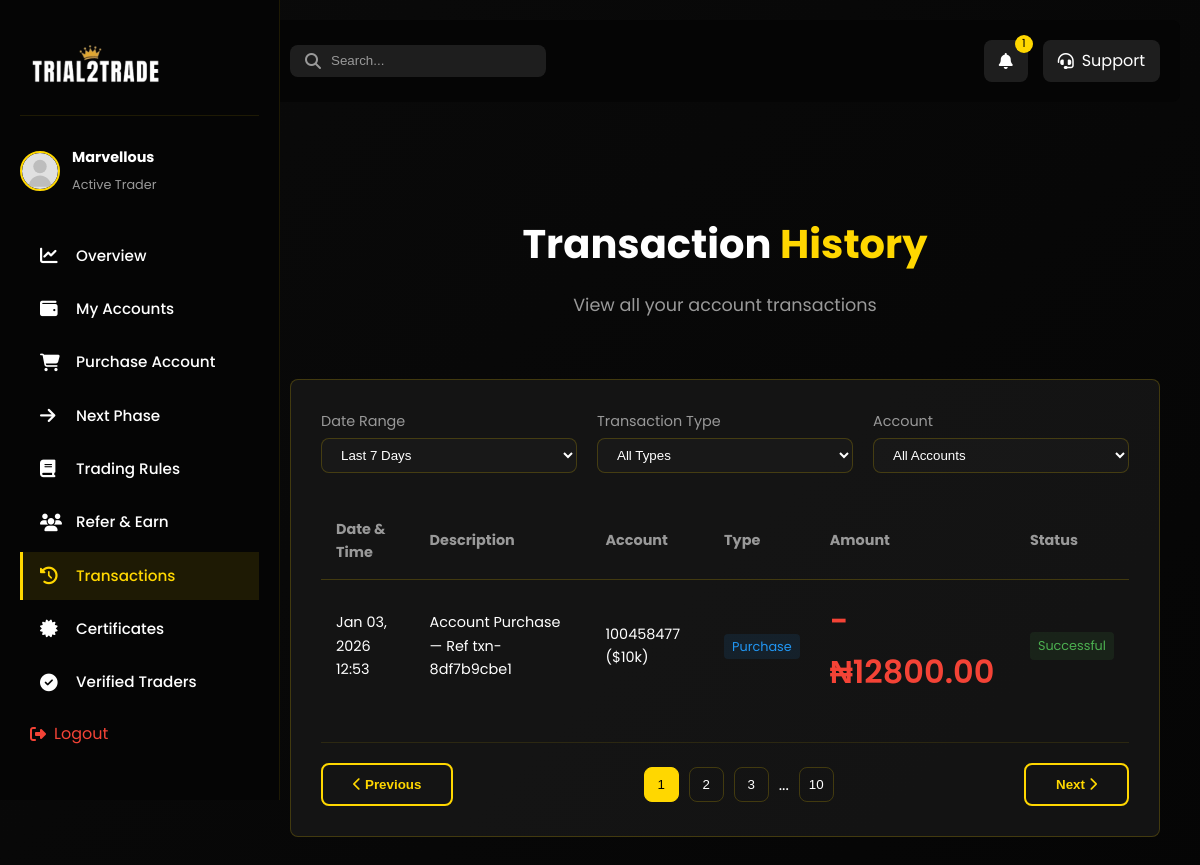
The app's page /dashboard-transactions/ (signed in), older data.
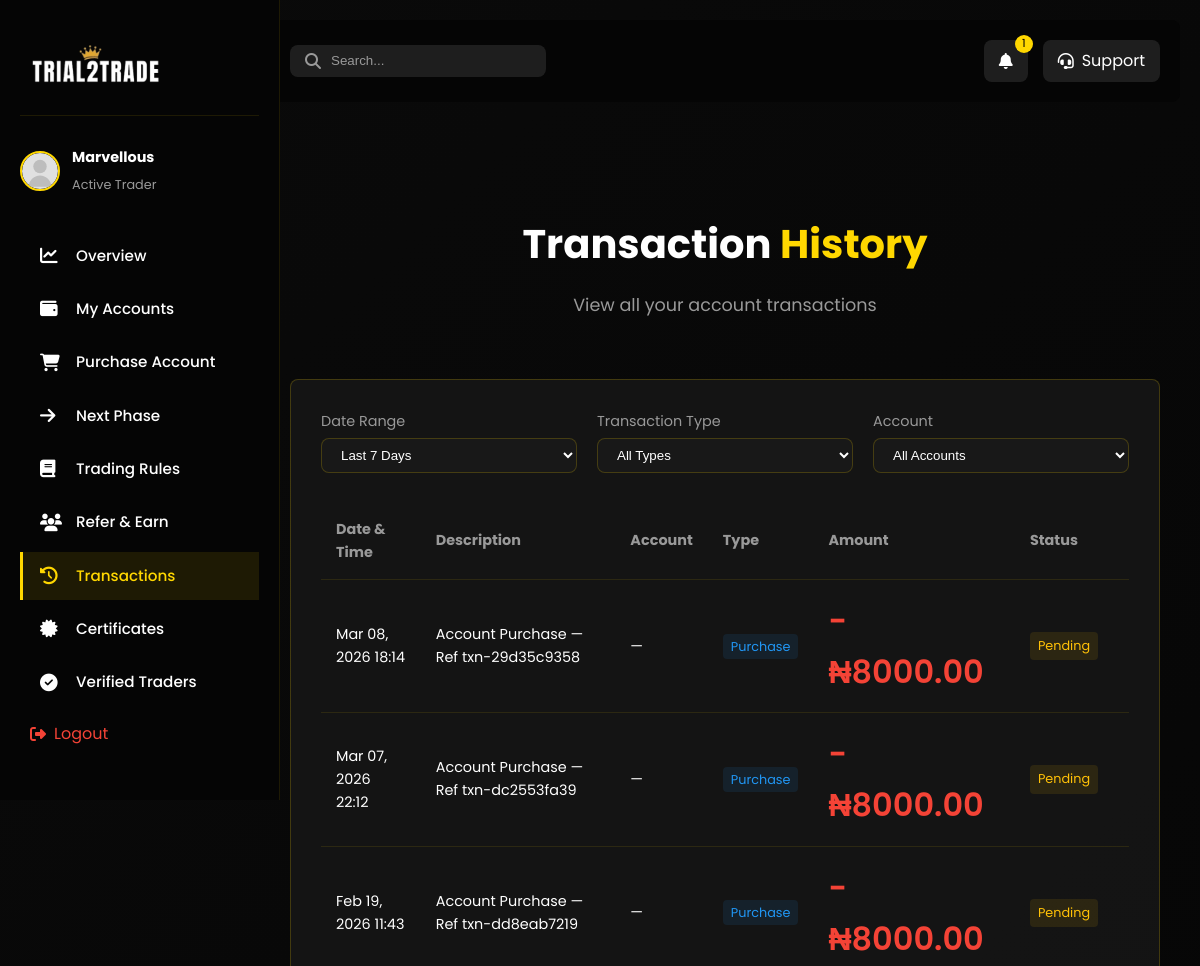
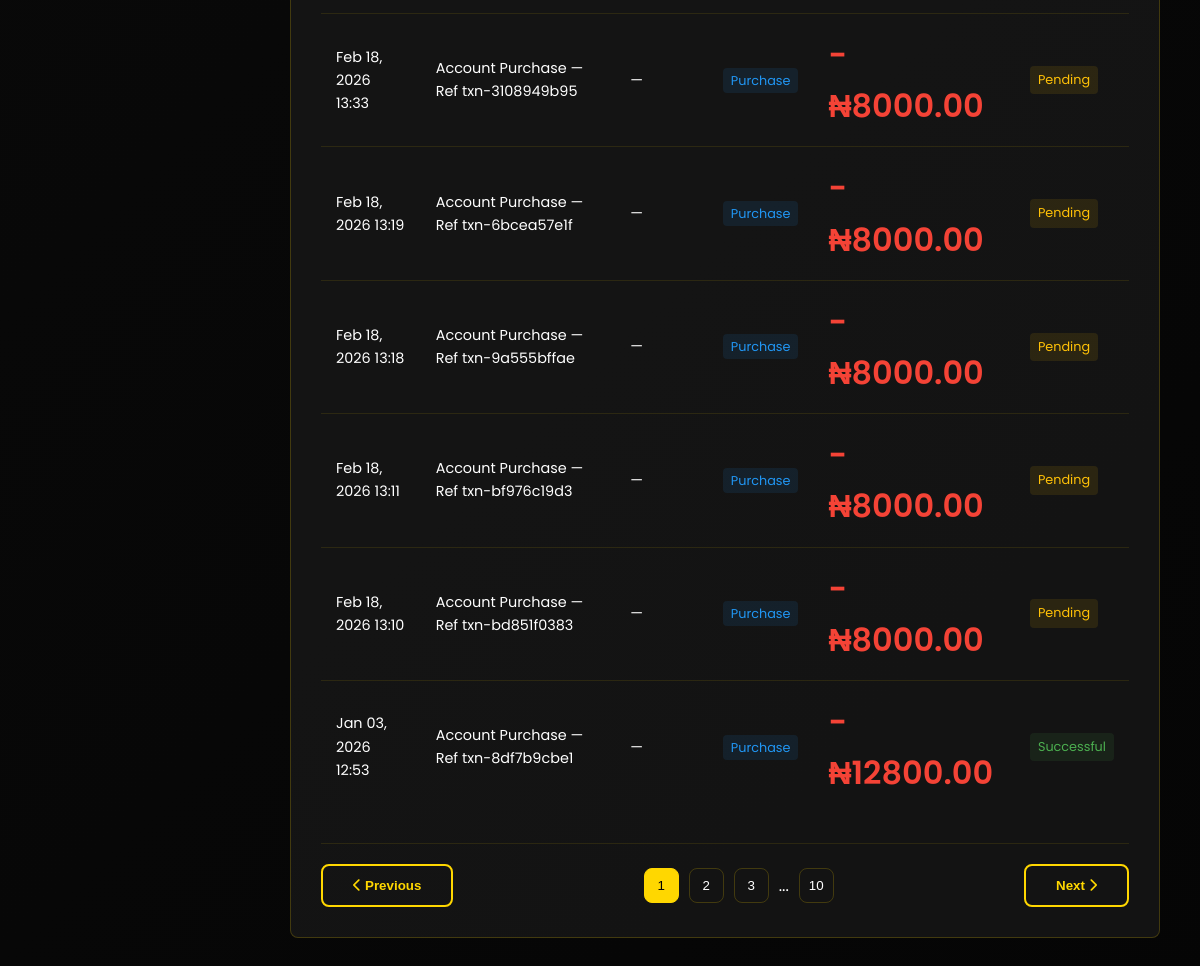
The same page, newer data (2 pictures, top to bottom).
### main/models.py (models this page shows, shortened)
class Purchase(models.Model):
    PAYMENT_STATUS_CHOICES = (
        ('pending', 'Pending'),
        ('successful', 'Successful'),
        ('failed', 'Failed'),
    )
    user = models.ForeignKey(CustomUser, on_delete=models.CASCADE, related_name='purchases')
    amount = models.DecimalField(max_digits=10, decimal_places=2)
    tx_ref = models.CharField(max_length=200, unique=True)
    verified = models.BooleanField(default=False)
    created_at = models.DateTimeField(auto_now_add=True)
    payment_status = models.CharField(max_length=20, choices=PAYMENT_STATUS_CHOICES, default='pending')
    flutterwave_reference = models.CharField(max_length=200, blank=True, null=True)
    account = models.OneToOneField(MT5Account, on_delete=models.SET_NULL, null=True, blank=True, related_name='purchase')

class MT5Account(models.Model):
    ACCOUNT_STATUS_CHOICES = (
        ('available', 'Available'),
        ('assigned', 'Assigned'),
        ('active', 'Active'),
        ('breached', 'Breached'),
        ('inactive', 'Inactive'),
    )
    ACCOUNT_SIZE_CHOICES = (
        ('$5k', '$5k'),
        ('$10k', '$10k'),
        ('$25k', '$25k'),
        ('$50k', '$50k'),
    )
    ACCOUNT_TYPE_CHOICES = (
        ('trial', 'Trial'),
        ('funded_phase_1', 'Funded Phase 1'),
        ('funded_phase_2', 'Funded Phase 2'),
        ('funded_live', 'Live Funded'),
    )
    user = models.ForeignKey(CustomUser, on_delete=models.SET_NULL, null=True, blank=True, related_name='mt5_accounts')
    account_size = models.CharField(max_length=10, choices=ACCOUNT_SIZE_CHOICES, default='$5k')
    login = models.CharField(max_length=100, unique=True)
    password = models.CharField(max_length=200)
    server = models.CharField(max_length=200, blank=True)
    assigned = models.BooleanField(default=False)
    status = models.CharField(max_length=50, choices=ACCOUNT_STATUS_CHOICES, default='available')
    account_type = models.CharField(max_length=20, choices=ACCOUNT_TYPE_CHOICES, default='trial')
    balance = models.DecimalField(max_digits=15, decimal_places=2, null=True, blank=True)
    equity = models.DecimalField(max_digits=15, decimal_places=2, null=True, blank=True)
    profit = models.DecimalField(max_digits=15, decimal_places=2, null=True, blank=True)
    drawdown = models.DecimalField(max_digits=10, decimal_places=2, null=True, blank=True)
    initial_balance = models.DecimalField(max_digits=15, decimal_places=2, null=True, blank=True)
    last_updated = models.DateTimeField(null=True, blank=True)
    daily_max_drawdown = models.DecimalField(max_digits=10, decimal_places=2, null=True, blank=True)
    equity_open_day = models.DecimalField(max_digits=15, decimal_places=2, null=True, blank=True)
    equity_open_day_date = models.DateField(null=True, blank=True)
    assigned_date = models.DateTimeField(null=True, blank=True)
    breach_reason = models.TextField(blank=True, null=True)
    trading_days = models.IntegerField(default=0)

### main/views.py (the view)
# urls.py: path('dashboard-transactions/', views.dashboard_transactions, name='dashboard_transactions'),
@login_required(login_url='/login_user')
def dashboard_transactions(request):
    purchases = Purchase.objects.filter(user=request.user).order_by('-created_at')
    return render(request, 'main/dashboard-transactions.html', {'purchases': purchases, 'global_alert': get_active_global_alert()})

### main/context_processors.py (called while the page is built)
def active_discount_code(request):
    active_code = DiscountCode.objects.filter(is_active=True).order_by('-created_at').first()
    return {'active_discount_code': active_code}

def announcement_count(request):
    count = Announcement.objects.filter(is_published=True).count()
    return {'announcement_count': count}

### main/views.py (called while the page is built)
def get_active_global_alert():
    try:
        from .models import GlobalAlert
        return GlobalAlert.objects.filter(is_active=True).order_by('-created_at').first()
    except Exception:
        return None

### main/templates/main/dashboard-transactions.html (shortened to what the changed rows need)
{% load static %}
<!DOCTYPE html>
<html lang="en">
<head>
    <link rel="stylesheet" href="{% static 'css/style.css' %}">
    <link rel="stylesheet" href="{% static 'css/dashboard.css' %}">
    <link rel="stylesheet" href="{% static 'css/dashboard-nav.css' %}">
    <link rel="stylesheet" href="https://cdnjs.cloudflare.com/ajax/libs/font-awesome/6.4.0/css/all.min.css">
    <link rel="stylesheet" href="{% static 'css/mobile-nav.css' %}">
</head>
<body>
    <main class="dashboard-content">
        <section class="dashboard-section active">
            <div class="section-header">
                <h2>Transaction <span class="highlight">History</span></h2>
            </div>
            <div class="transactions-container">
                <div class="transactions-table">
                    <table>
                        <thead>
                            <tr>
                                <th>Date & Time</th>
                                <th>Description</th>
                                <th>Account</th>
                                <th>Type</th>
                                <th>Amount</th>
                                <th>Status</th>
                            </tr>
                        </thead>
                        <tbody>
                            {% if purchases %}
                            {% for p in purchases %}
                            <tr>
                                <td>{{ p.created_at|date:"M d, Y H:i" }}</td>
                                <td>Account Purchase{% if p.tx_ref %} — Ref {{ p.tx_ref }}{% endif %}</td>
                                <td>
                                    {% if p.account %}
                                        {{ p.account.login }} ({{ p.account.account_size }})
                                    {% else %}
                                        —
                                    {% endif %}
                                </td>
                                <td><span class="transaction-type purchase">Purchase</span></td>
                                <td class="amount negative">-₦{{ p.amount|floatformat:2 }}</td>
                                <td>
                                    <span class="status {% if p.payment_status == 'successful' %}completed{% elif p.payment_status == 'pending' %}pending{% elif p.payment_status == 'failed' %}danger{% else %}pending{% endif %}">{{ p.payment_status|title }}</span>
                                </td>
                            </tr>
                            {% endfor %}
                            {% else %}
                            <tr>
                                <td colspan="6" style="text-align:center;">No transactions yet.</td>
                            </tr>
                            {% endif %}
                        </tbody>
                    </table>
                </div>
            </div>
        </section>
    </main>
</body>
</html>

Row changes from the older to the newer data that the page shows:
added Purchase: created_at "Mar 08, 2026 18:14", tx_ref "txn-29d35c9358", amount "8000.00", payment_status "Pending"
added Purchase: created_at "Mar 07, 2026 22:12", tx_ref "txn-dc2553fa39", amount "8000.00", payment_status "Pending"
added Purchase: created_at "Feb 19, 2026 11:43", tx_ref "txn-dd8eab7219", amount "8000.00", payment_status "Pending"
added Purchase: created_at "Feb 18, 2026 13:33", tx_ref "txn-3108949b95", amount "8000.00", payment_status "Pending"
added Purchase: created_at "Feb 18, 2026 13:19", tx_ref "txn-6bcea57e1f", amount "8000.00", payment_status "Pending"
added Purchase: created_at "Feb 18, 2026 13:18", tx_ref "txn-9a555bffae", amount "8000.00", payment_status "Pending"
added Purchase: created_at "Feb 18, 2026 13:11", tx_ref "txn-bf976c19d3", amount "8000.00", payment_status "Pending"
added Purchase: created_at "Feb 18, 2026 13:10", tx_ref "txn-bd851f0383", amount "8000.00", payment_status "Pending"
changed Purchase "Jan 03, 2026 12:53": account.login "100458477" → (not shown); account.account_size "$10k" → (not shown); account_id "( )" → "—"
